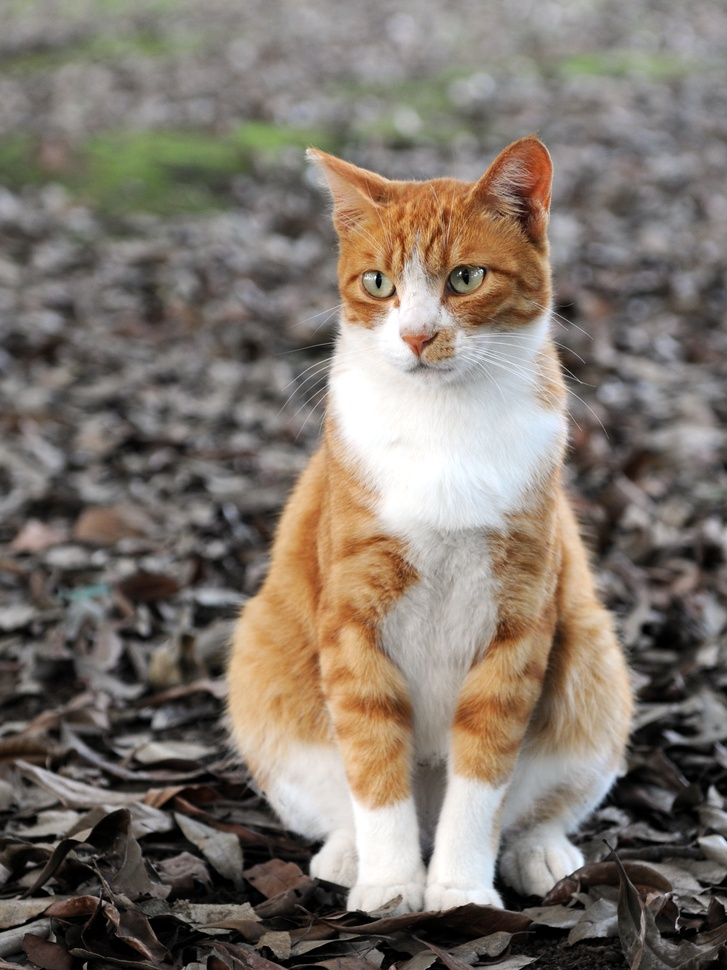
#> input picture Lesson 6/orange_tabby.jpg, 727 x 970 px, shrunk from 2136 x 2848 before the run, found by its file name
$ python main.py
#> lines starting #> are read from the running program, lines starting #| are printed output that depends on the picture
from PIL import Image, ImageFilter, ImageEnhance

orange_tabby = Image.open(r"Unit-2\Lesson 6\orange_tabby.jpg")
#> orange_tabby is the input picture: PIL image 727x970 RGB; mean R, G, B 126.9, 117.8, 108.5
blurry_cat = orange_tabby.filter(ImageFilter.GaussianBlur(20))
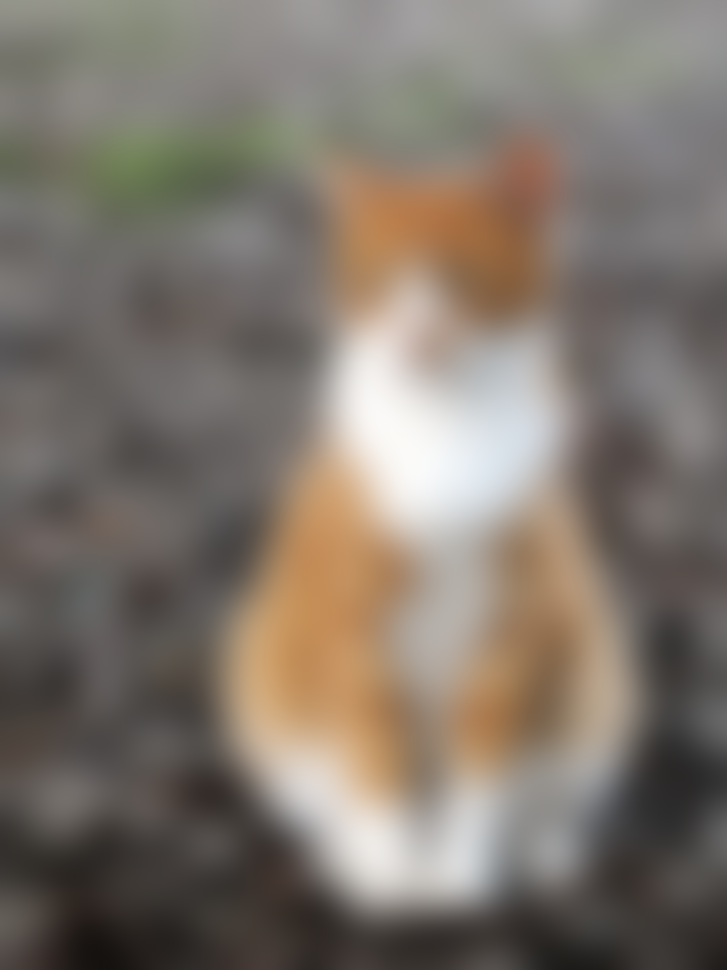
#> blurry_cat: PIL image 727x970 RGB; mean R, G, B 126.9, 117.8, 108.5
"blurry_cat.show()"
bw_cat = ImageEnhance.Color(orange_tabby).enhance(0).show()
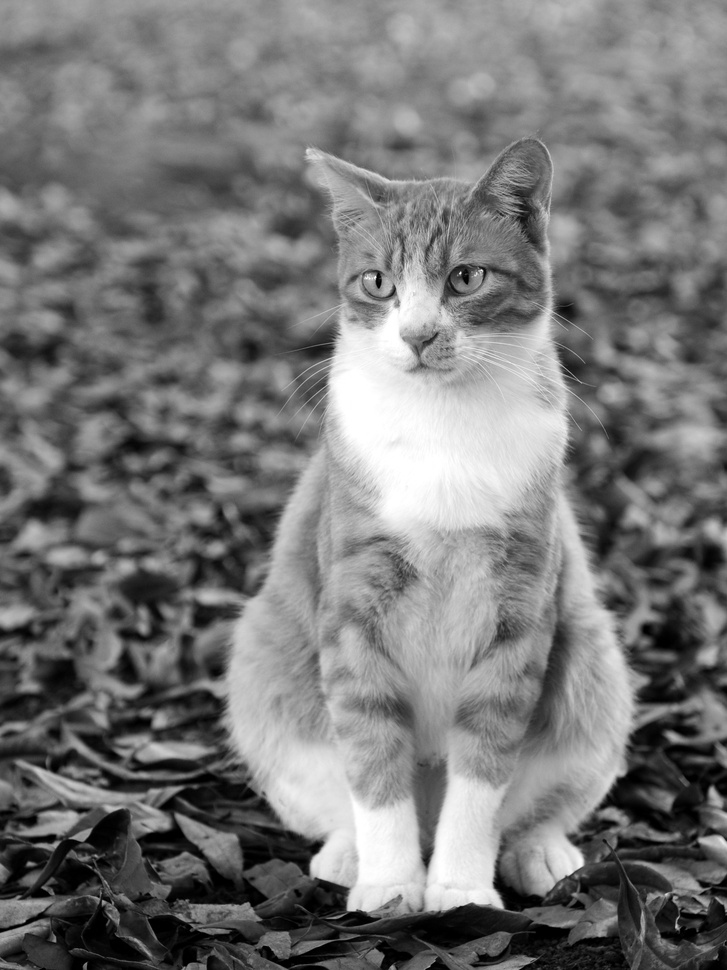
#> shown: PIL image 727x970 RGB; min 0, max 255, mean 119.4
